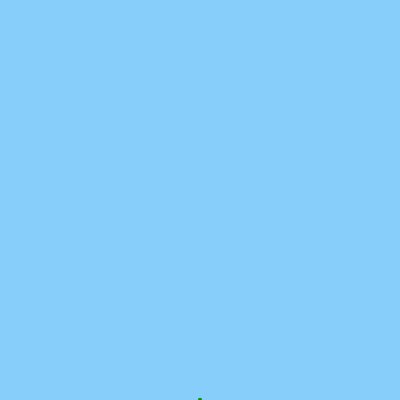
Frame 1 (no input)
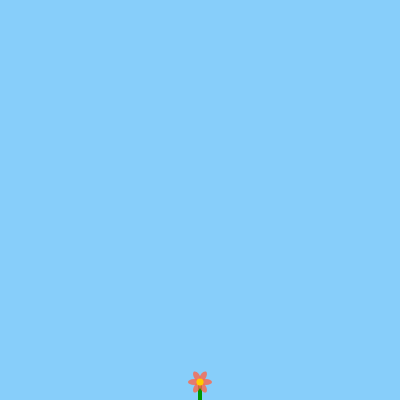
Frame 60 (no input)
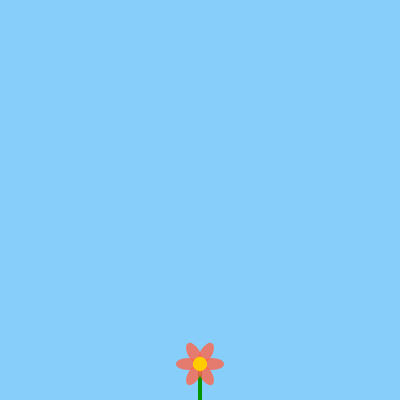
Frame 120 (the mouse pressed at the canvas centre since frame 60)

The p5.js sketch that drew these frames (run headless with seeded random() and noise() and a simulated clock; from frame 60 on, the mouse is pressed at the canvas centre):

// p5.js sketch
// ── sketch.js
let myFlower; // A single variable to hold our flower object

// The setup function runs once when the sketch starts
function setup() {
  createCanvas(400, 400);
  // Create one new flower object and place it at the bottom center
  myFlower = new Flower(width / 2, height); 
}

// The draw function runs continuously
function draw() {
  background(135, 206, 250); // A nice sky blue
  myFlower.grow();    // Call the grow method
  myFlower.display(); // Call the display method
}

// ============== Flower Class ==============
class Flower {
  // The constructor sets up the object's properties
  constructor(x, y) {
    this.x = x; // The base x-position of the flower
    this.y = y; // The base y-position of the flower
    this.size = 0; // The flower starts with a size of 0
    this.growthRate = 0.2; // How fast it grows each frame
  }

  // A method to increase the flower's size
  grow() {
    if (this.size < 80) { // Add a max size so it stops growing
      this.size += this.growthRate;
    }
  }

  // A method to draw the flower on the canvas
  display() {
    // push() saves the current drawing state and coordinate system.
    push(); 
    
    // --- Draw the Stem ---
    // Move the origin (0,0) to the base of the flower.
    translate(this.x, this.y); 
    stroke(0, 150, 0); // Green color
    strokeWeight(4);
    // Draw the stem straight up. The flower head's Y position is now just a negative number.
    let stemHeight = -this.size * 1.5;
    line(0, 0, 0, stemHeight); 
    
    // --- Draw the Flower Head ---
    // Move the origin again to the top of the stem.
    translate(0, stemHeight); 
    
    noStroke();

    // --- Draw the Petals ---
    fill(255, 99, 71, 200); // A translucent tomato red for the petals
    const numPetals = 6;
    for (let i = 0; i < numPetals; i++) {
      // Rotate the entire canvas for each petal. This is easier than trigonometry.
      rotate(TWO_PI / numPetals);
      // Draw each petal at the same spot; the rotation moves it into place.
      ellipse(this.size * 0.5, 0, this.size, this.size * 0.5);
    }
    
    // --- Draw the Flower Center ---
    fill(255, 204, 0); // A yellow center
    // The center is drawn at the new origin (0,0), which is the top of the stem.
    ellipse(0, 0, this.size * 0.6);

    // pop() restores the original drawing state and coordinate system.
    pop(); 
  }
}
